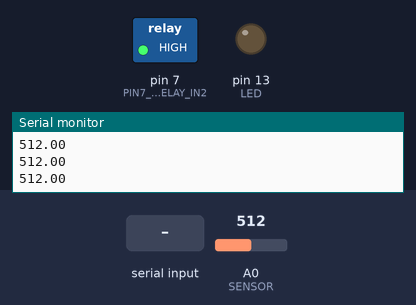
Recording of a sketch running on a simulated Arduino Uno, built with avr-gcc and run on an emulated ATmega328P. Shown: switched loads named in the sketch (green lamp = pin HIGH), output pins drawn as LEDs (lit = HIGH), the last lines printed to the serial monitor. Dashed ring = blinking. The inputs (shaded band) are chosen by the test bench; at power-on: A0 (SENSOR) = 512. The modem accepts every AT command (registered, SIM ready, sends succeed) and sends nothing else; pins used as bus, display or sensor lines are not drawn.

Above: at 4.0 s.
4.1 s: A0 (SENSOR) set to 987
7.1 s: A0 (SENSOR) set to 1010
At 9.33 s:
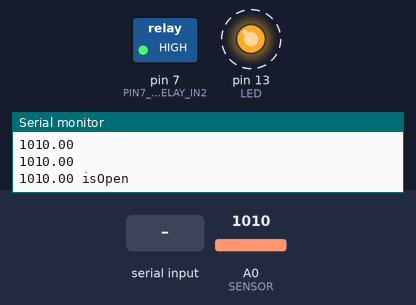
10.1 s: "6666\n" received over the second serial link
At 10.6 s:
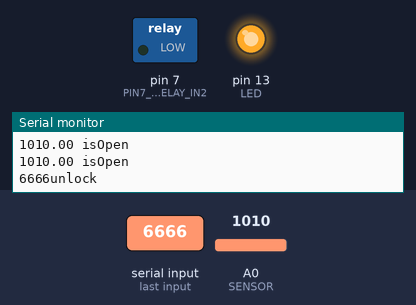
12.6 s: A0 (SENSOR) set to 990
At 13.9 s:
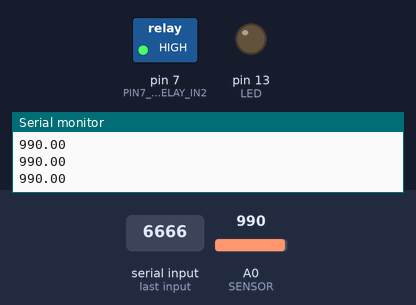
14.2 s: A0 (SENSOR) set to 1023
At 16.57 s:
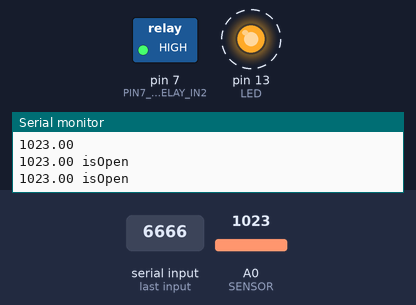
Timing chart, 0 to 18.2 s (numbered marks = the images above; inputs shaded):
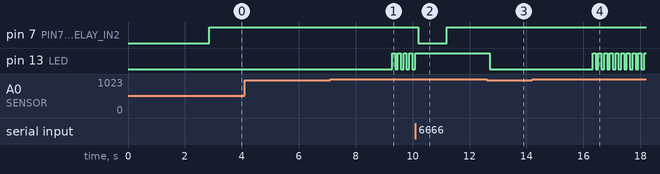

Measured:
- the behaviour switches between 1000 and 1001 on A0 (SENSOR) (found by bisection; images 0 and 1)
- after the input at 7.1 s, pin 13 (LED): alternates HIGH for 0.10 s and LOW for 0.10 s, starting after 2.2 s
- after the input at 10.1 s, pin 7 (PIN7_-_RELAY_IN2): HIGH → LOW after 0.09 s, → HIGH 1.0 s later; pin 13 (LED): stops changing and stays HIGH
- after the input at 12.6 s, pin 13 (LED): HIGH → LOW after 0.11 s
- after the input at 14.2 s, pin 13 (LED): alternates HIGH for 0.10 s and LOW for 0.10 s, starting after 2.1 s

The sketch:

locker.ino
```cpp
#include <SoftwareSerial.h>

/**
 * BT PIN 6666
 * PWD TO UNLOCK 6666
 *
 * ARDUINO UNO PIN A0 LOCK ANALOG INPUT (RED)
 * ARDUINO UNO PIN 8 - BT TX & PIN 9 - BT RX
 * ARDUINO UNO PIN 7 - RELAY IN2
 */

SoftwareSerial mySerial(8, 9); // PIN 8 - BT TX, 9 - BT RX
float sensorValue = 0;        //variable to store the value coming from the sensor
int SENSOR = A0;              //PIN A0 to RED of lock
int LED = 13;                 // select the pin for the LED
int RESET = 3;                // BT module uses pin 7 for reset
int openCount = 0;
char readChar;
boolean isOpen = false;
boolean isManual = false;
String password;

void setup() {
  pinMode(LED, OUTPUT); // declare the LED and BT RESET pins as output
  pinMode(RESET, OUTPUT);
  pinMode(4, INPUT);
  pinMode(7, OUTPUT); //PIN7 - RELAY IN2
  Serial.begin(9600);
  // Wait for serial port to connect. Needed for Leonardo only
  while (!Serial) {
    ;
  }

  mySerial.begin(9600);
  Serial.println("begin");

  digitalWrite(RESET, HIGH);
  delay(10);
  digitalWrite(RESET, LOW);
  delay(2000);
  mySerial.print("AT\r\n"); //Check Status
  Serial.println("end of AT");
  delay(200);

  mySerial.println("AT+BAUD4\r\n");
  Serial.println("end of AT baud");
  delay(200);

  mySerial.println("AT+NAMEDEVCON\r\n");
  Serial.println("end of AT name");
  delay(200);

  //BT PIN FOR PAIRING
  mySerial.println("AT+PIN6666\r\n");
  delay(200);
  Serial.println("end of AT pin");
  Serial.println("end of setup");

  digitalWrite(7, HIGH);
}

void loop() // Main loop will run unless interrupted
{
  while (mySerial.available()) {
    password = mySerial.readStringUntil('\n');
    Serial.print(password);
    delay(10);
  }
  if (password == "6666") {
    digitalWrite(7, LOW);
    Serial.print("unlock");
    password = "";
    delay(1000);
    digitalWrite(7, HIGH);
    isOpen = true;
    isManual = false;
  }
  while (Serial.available()) {
    readChar = Serial.read();
    Serial.print(readChar);
    password = "";
    mySerial.print(readChar);
    delay(10);
  }
  sensorValue = analogRead(SENSOR);
  if (isOpen) {
    Serial.print(sensorValue);

    Serial.println(" isOpen");
    if (sensorValue > 1000) {
      if (isManual) {
        digitalWrite(LED, LOW);
        delay(100);
      }
      digitalWrite(LED, HIGH);
    } else {
      isOpen = false;
    }
  } else {
    if (sensorValue < 1000) {
      isOpen = false;
      openCount = 0;
    } else {
      openCount++;
      isOpen = openCount >= 20;
      isManual = isOpen;
    }
    Serial.println(sensorValue);
    digitalWrite(LED, LOW);
  }
  delay(100);
}
```
